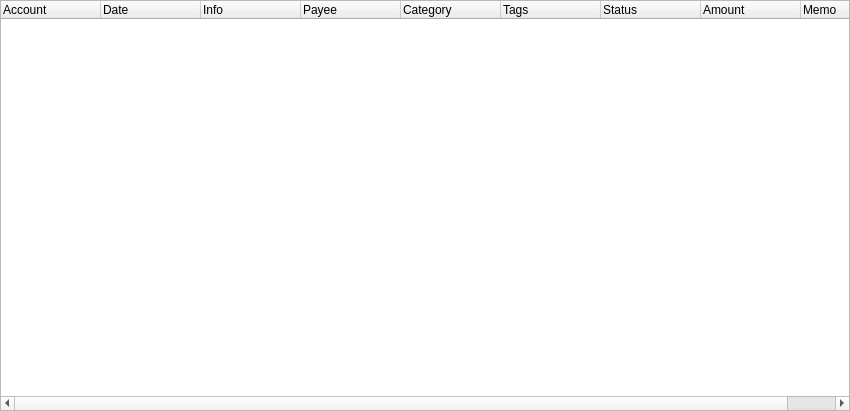
<?xml version="1.0" encoding="UTF-8"?>
<ui version="4.0">
 <class>BottomRemindListsWidget</class>
 <widget class="QWidget" name="BottomRemindListsWidget">
  <property name="geometry">
   <rect>
    <x>0</x>
    <y>0</y>
    <width>850</width>
    <height>411</height>
   </rect>
  </property>
  <property name="windowTitle">
   <string>Form</string>
  </property>
  <layout class="QVBoxLayout" name="verticalLayout">
   <property name="spacing">
    <number>5</number>
   </property>
   <property name="leftMargin">
    <number>0</number>
   </property>
   <property name="topMargin">
    <number>0</number>
   </property>
   <property name="rightMargin">
    <number>0</number>
   </property>
   <property name="bottomMargin">
    <number>0</number>
   </property>
   <item>
    <widget class="QTreeWidget" name="treeWidget">
     <column>
      <property name="text">
       <string>Account</string>
      </property>
     </column>
     <column>
      <property name="text">
       <string>Date</string>
      </property>
     </column>
     <column>
      <property name="text">
       <string>Info</string>
      </property>
     </column>
     <column>
      <property name="text">
       <string>Payee</string>
      </property>
     </column>
     <column>
      <property name="text">
       <string>Category</string>
      </property>
     </column>
     <column>
      <property name="text">
       <string>Tags</string>
      </property>
     </column>
     <column>
      <property name="text">
       <string>Status</string>
      </property>
     </column>
     <column>
      <property name="text">
       <string>Amount</string>
      </property>
     </column>
     <column>
      <property name="text">
       <string>Memo</string>
      </property>
     </column>
    </widget>
   </item>
  </layout>
 </widget>
 <resources/>
 <connections/>
</ui>
